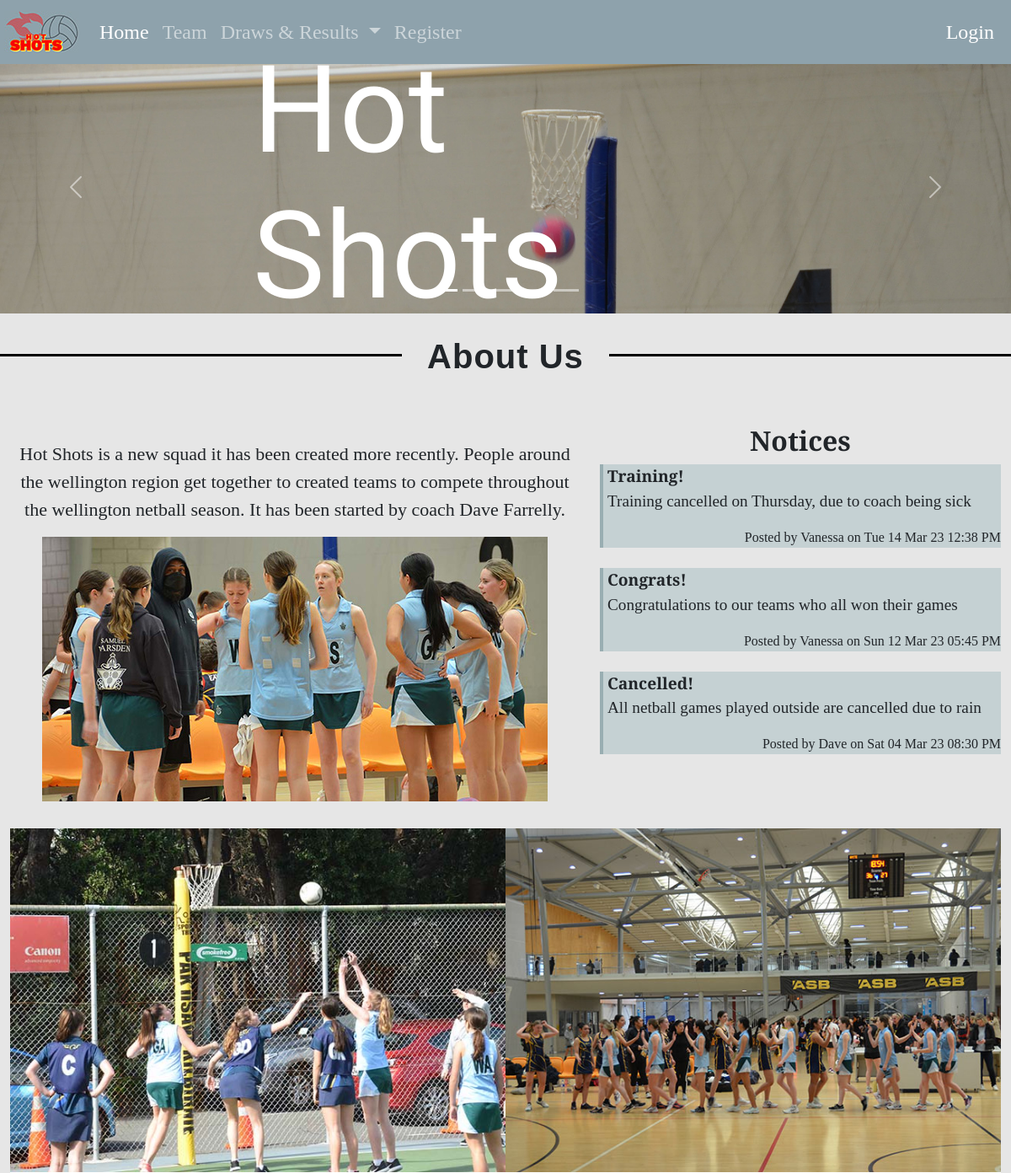
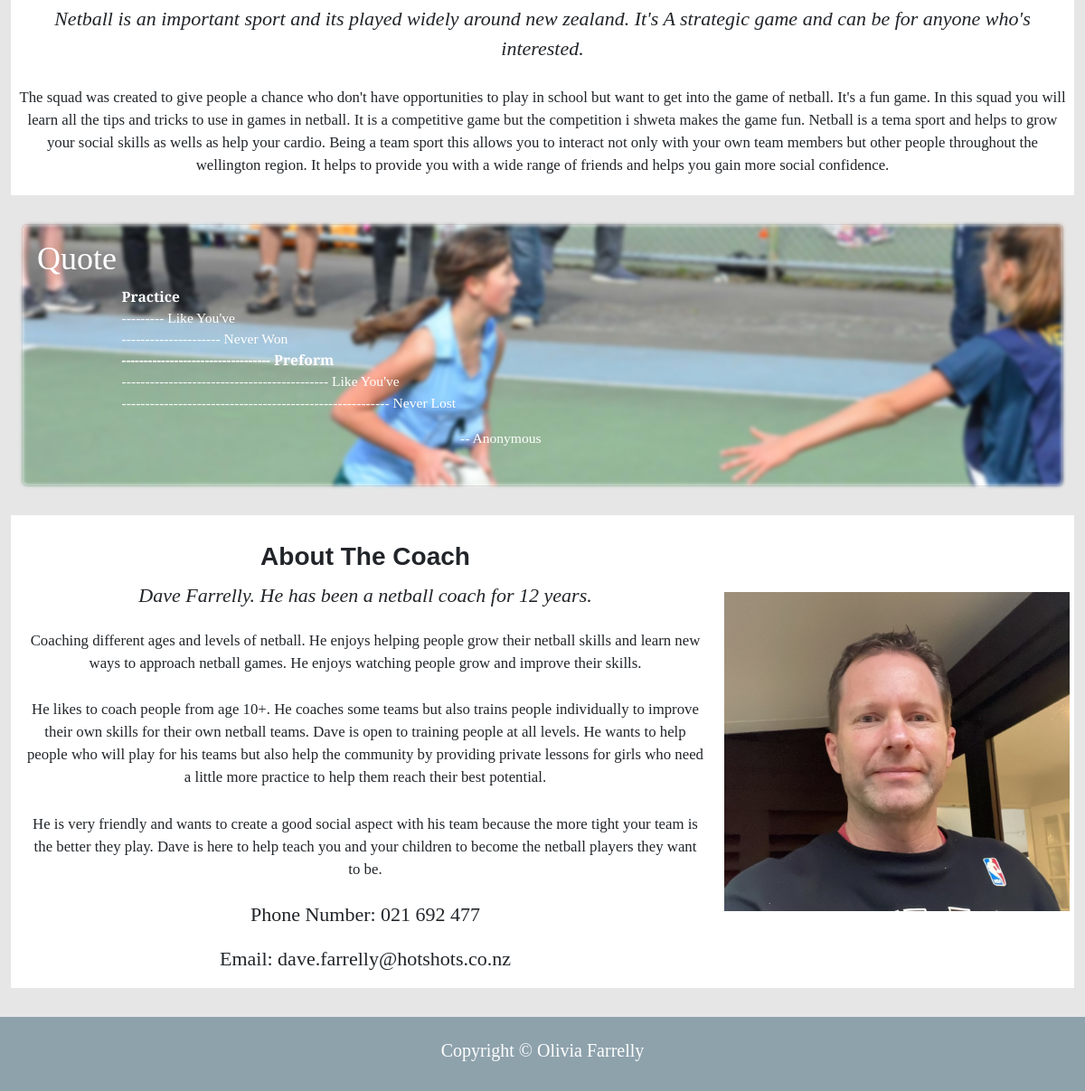
The page / on the database its author committed (2 pictures, top to bottom).
### tables this page shows
CREATE TABLE notices(
     notices_id integer primary key autoincrement not null,
     title text not null unique,
     content text not null unique,
     noticedate date not null,
     member_id integer not null,
     foreign key(member_id) references member(member_id)
);

CREATE TABLE member(
    member_id integer primary key autoincrement not null,
    name text not null,
    email text not null unique,
    password text not null,
    authorisation integer not null
);

### server.py (the view)
@app.route('/')
def index():
    sql = """ select notices.notices_id , notices.title, notices.content, notices.noticedate, member.name
    from notices
    join member on notices.member_id = member.member_id
    order by notices.noticedate desc;
    """
    result = run_search_query_tuples(sql, (), db_path, True)
    print(result)
    return render_template("index.html", notices=result)

### db_functions.py (called while the page is built)
def run_search_query_tuples(sql_query,values_tuple, file_path, rowfactory=False):
    result = None
    try:
        db = sqlite3.connect(file_path)
        if rowfactory:
            db.row_factory = sqlite3.Row
        cursor = db.cursor()
        cursor.execute(sql_query,values_tuple)
        result = cursor.fetchall()
        cursor.close()
    except sqlite3.Error as error:
        print("Error running search query tuples: {}".format(error))
        return None
    db.close()
    if result is None:
        print("No search values were found")
    return result

### server.py (called while the page is built)
@app.template_filter()
def noticedate(sqlite_dt):
    x = datetime.strptime(sqlite_dt, '%Y-%m-%d %H:%M:%S')
    return x.strftime("%a %d %b %y %I:%M %p")

### templates/index.html (shortened to what this page needs)
{% extends "layout.html" %}
{% block logo %}
static/images/logo.jpg
{% endblock %}
{% block content %}
<div class="container-fluid position-relative">
    <div id="netballgallery" class="carousel slide" data-bs-ride="carousel">
  <div class="carousel-indicators">
    <button type="button" data-bs-target="#netballgallery" data-bs-slide-to="0" class="active" aria-current="true" aria-label="Slide 1"></button>
    <button type="button" data-bs-target="#netballgallery" data-bs-slide-to="1" aria-label="Slide 2"></button>
    <button type="button" data-bs-target="#netballgallery" data-bs-slide-to="2" aria-label="Slide 3"></button>
    <button type="button" data-bs-target="#netballgallery" data-bs-slide-to="3" aria-label="Slide 4"></button>
    <button type="button" data-bs-target="#netballgallery" data-bs-slide-to="4" aria-label="Slide 5"></button>
  </div>
  <div class="carousel-inner">
    <div class="carousel-item active">
      <img src="static/images/img1.jpg" class="d-block w-100" alt="image 1">
    </div>
  </div>
  <button class="carousel-control-prev" type="button" data-bs-target="#netballgallery" data-bs-slide="prev">
    <span class="carousel-control-prev-icon" aria-hidden="true"></span>
  </button>
  <button class="carousel-control-next" type="button" data-bs-target="#netballgallery" data-bs-slide="next">
    <span class="carousel-control-next-icon" aria-hidden="true"></span>
  </button>
</div>
  <div class="hero">
    <h1 class="herotext">Hot Shots</h1>
  </div>
</div>
<div class='hr'>
    <span class='hr-title'>About Us</span>
  </div>
<br>
<div class = "container">
<div class = "row">
    <div class = "col-sm-7" >
        <div>
        <p class="pheader">Hot Shots is a new squad it has been created more recently. People around the wellington region get
    together to created teams to compete throughout the wellington netball season. It has been started by coach Dave Farrelly.
        </p>
            </div>
        <div class="text-center">
        <img class="img-fluid" src = "static/images/Team.jpg" alt = "team">
            </div>
    </div>
    <div class="col-sm-5">
          <h2 class="h2"><b>Notices</b></h2>
    {% for row in notices %}
        <div class="notices">
        <p class="noticesp"><strong>{{row['title']}}</strong><br>{{row['content']}}</p>
        <div class="notices_meta">Posted by {{row['name']}} on {{row['noticedate'] | noticedate }}</div>
        </div>
        <br>
    {% endfor %}
        </div>
</div>
<div class = "container bg-white">
<div class = "row">
   <div class = "col-sm-6"><img class="img-fluid" src = "static/images/team1.jpg" alt = "Team Photo"></div>
   <div class = "col-sm-6" ><img class="img-fluid" src = "static/images/team2.jpg" alt = "team"></div>
  <p class="ptext"><i class="subheading">Netball is an important sport and its played widely around new zealand. It's A strategic game and
    can be for anyone who's interested.</i> <br><br>The squad was created to give people a chance who don't have
    opportunities to play in school but want to get into the game of netball. It's a fun game. In this
    squad you will learn all the tips and tricks to use in games in netball. It is a competitive game
    but the competition i shweta makes the game fun. Netball is a tema sport and helps to grow your
    social skills as wells as help your cardio. Being a team sport this allows you to interact not only
    with your own team members but other people throughout the wellington region. It helps to provide you
    with a wide range of friends and helps you gain more social confidence.</p>
   </div>
</div>
<div class="container">
  <div class="card bg-light text-white">
  <img src="static/images/quote.jpg" class="card-img" alt="...">
  <div class="card-img-overlay">
    <h5 class="card-title">Quote</h5>
    <p class="card-text"><b>Practice</b>
        <br>  --------- Like You've<br>
              --------------------- Never Won <br><b>
              ---------------------------------- Preform</b> <br>
              -------------------------------------------- Like You've<br>
              --------------------------------------------------------- Never Lost
    <p class="card-end"> -- Anonymous </p>
  </div>
</div>
</div>
<div class = "container bg-white">
  <div class = "row align-items-center">
      <div class = "col-sm-8">
        <br>
        <h3 class="h3"><b>About The Coach</b></h3>
        <p class="subheading"><i> Dave Farrelly. He has been a  netball coach for 12 years. </i></p>
          <p class="p"> Coaching different ages and levels of netball.
              He enjoys helping people grow their netball skills and learn new ways to approach netball games. He enjoys
              watching people grow and improve their skills. </p> <p class="p"> He likes to coach  people from age 10+. He coaches some teams
              but also trains people individually to improve their own skills for their own netball teams. Dave is open to
             training people at all levels. He wants to help people who will play for his teams but also help the community by
             providing private lessons for girls who need a little more practice to help them reach their best potential.</p><p class="p">
             He is very friendly and wants to create a good social aspect with his team because the more tight your team is
             the better they play. Dave is here to help teach you and your children to become the netball players they want to be.</p>
          <p class="subheading">Phone Number: 021 692 477</p>
          <p class="subheading">Email: dave.farrelly@hotshots.co.nz</p>
      </div>
    <div class = "col-sm-4" ><img class="img-fluid" src = "static/images/dave.jpg" alt = "ABOUT THE COACH"></div>
    </div>
</div>
</div>
{% endblock %}

### templates/layout.html (shortened to what this page needs)
<!DOCTYPE html>
<html lang="en">
<head>
  <link href="https://cdn.jsdelivr.net/npm/bootstrap@5.2.3/dist/css/bootstrap.min.css"
        rel="stylesheet">
<link rel="stylesheet" href="static/styles.css">
</head>
<body>
<div class="container-fluid">
  <nav class="navbar navbar-expand-lg fixed-top navbar-dark">
    <a class="navbar-brand" href="#"><img src= "{% block logo %}{% endblock %}" alt="logo"></a>
    <div class="collapse navbar-collapse" id="navbarNav">
      <ul class="navbar-nav">
        <li class="nav-item">
          <a class="nav-link active" aria-current="page" href="/">Home</a>
        </li>
        <li class="nav-item">
          <a class="nav-link" href="/team">Team</a>
        </li>
        <li class="nav-item dropdown">
          <a class="nav-link dropdown-toggle" href="#" id="navbarDropdown" role="button" data-bs-toggle="dropdown" aria-expanded="false">
            Draws & Results
          </a>
        </li>
        <li class="nav-item">
          <a class="nav-link" href="/register">Register</a>
        </li>
        </ul>
<span class="navbar-text">
          {% if session %}
          <a class="nav-link" href="/logout">Logout</a>
          {% else %}
          <a class="nav-link" href="/login">Login</a>
          {% endif %}
        </span>
    </div>
</nav>
  </div>
{% block content %}{% endblock %}
<footer>
    <h2 class="footerh2"> Copyright © Olivia Farrelly </h2>
  </footer>
</body>
</html>

### static/styles.css (style rules this page uses)
:root { --bs-nav-bg: rgb(142, 162, 172); --bs-background-bg: rgb(230, 230, 230); }
body { font-family: 'Cormorant Garamond', serif; font-size: 100%; margin:4.5em 0 0 0; background-color: var(--bs-background-bg); }
.container-fluid { --bs-gutter-x:0; --data-bs-interval:15000; }
.hr-title { background-color: var(--bs-background-bg); font-size: 40px; font-weight: bold; padding: 0 30px; letter-spacing: 1px; font-family: sans-serif; }
.hr { display: block; margin-top: 3em ; margin-bottom: 1em; border-top: 3px solid rgb(0,0,0); text-align: center; line-height: 1px; }
.h2 { text-align: center; }
h3 { text-align: center; font-family: sans-serif; padding-bottom: 1px; padding-top: 5px; }
.subheading { text-align: center; background-color: rgb(255,255,255); font-size: 22px; }
.hero { position:absolute; top:50%; left:50%; transform:translate(-50%,-50%); }
.herotext { color: rgb(255,255,255); font-size:12vw; font-family: 'Delicious Handrawn', cursive; }
.nav-link { font-size: 1.5em; }
.navbar { background-color: var(--bs-nav-bg); padding-left: 5px; }
.navbar-text { text-align: right; width: 100%; padding-right: 20px; background-color: var(--bs-nav-bg); }
.notices { background-color: rgb(197, 209, 211); border-left: 4px solid rgb(153, 174, 178); padding-left: 5px; }
.notices_meta { text-align: right; }
.noticesp { font-size: 1.2em }
.container { max-width: 80em; margin: 2em auto; }
.bg-white { background-color: rgb(255,255,255); }
.col-sm-4 { padding:5px; }
.col-sm-6 { padding: 0; }
.ptext { text-align: center; font-size: 1.05em; background-color: rgb(255,255,255); padding: 5px; }
.p { text-align: center; font-size: 1.05em; padding: 5px; }
.pheader { text-align: center; font-size: 22px; padding: 0.8em 0 0 0; }
.card-text { padding-left: 6em; font-size: 1.3vw; }
.card-end { padding-left: 30em; font-size: 1.3vw; }
.card-title { font-size: 3vw; }
.card-img { filter: blur(2px); }
footer { background-color: var(--bs-nav-bg); text-align: center; margin: 0; padding: 25px; }
.footerh2 { text-align: center; font-size:20px; color: rgb(255,255,255) }

### rows shown on the page
notices: title "Training!", content "Training cancelled on Thursday, due to coach being sick", name "Vanessa", noticedate|noticedate "Tue 14 Mar 23 12:38 PM"
notices: title "Congrats!", content "Congratulations to our teams who all won their games", name "Vanessa", noticedate|noticedate "Sun 12 Mar 23 05:45 PM"
notices: title "Cancelled!", content "All netball games played outside are cancelled due to rain", name "Dave", noticedate|noticedate "Sat 04 Mar 23 08:30 PM"
